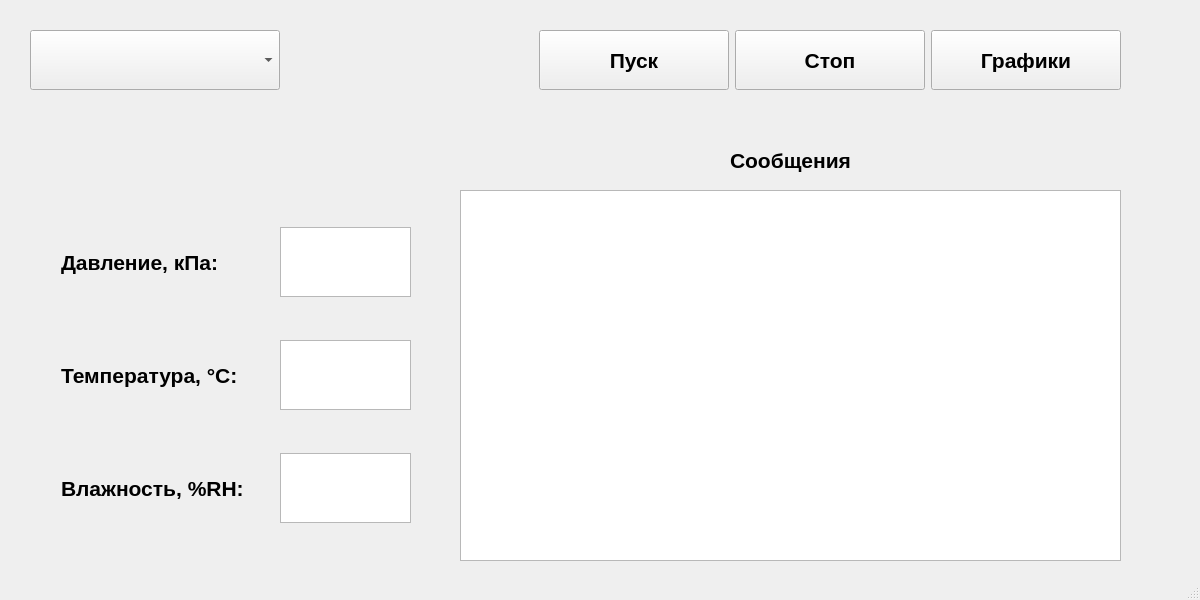
<?xml version="1.0" encoding="UTF-8"?>
<ui version="4.0">
 <class>MainWindow</class>
 <widget class="QMainWindow" name="MainWindow">
  <property name="geometry">
   <rect>
    <x>0</x>
    <y>0</y>
    <width>1200</width>
    <height>600</height>
   </rect>
  </property>
  <property name="minimumSize">
   <size>
    <width>190</width>
    <height>160</height>
   </size>
  </property>
  <property name="windowTitle">
   <string>Технологический контроль платы контроля</string>
  </property>
  <property name="iconSize">
   <size>
    <width>50</width>
    <height>50</height>
   </size>
  </property>
  <widget class="QWidget" name="centralwidget">
   <widget class="QTextEdit" name="textEdit_Messages">
    <property name="geometry">
     <rect>
      <x>460</x>
      <y>190</y>
      <width>661</width>
      <height>371</height>
     </rect>
    </property>
    <property name="font">
     <font>
      <pointsize>12</pointsize>
     </font>
    </property>
    <property name="readOnly">
     <bool>true</bool>
    </property>
    <property name="html">
     <string>&lt;!DOCTYPE HTML PUBLIC &quot;-//W3C//DTD HTML 4.0//EN&quot; &quot;http://www.w3.org/TR/REC-html40/strict.dtd&quot;&gt;
&lt;html&gt;&lt;head&gt;&lt;meta name=&quot;qrichtext&quot; content=&quot;1&quot; /&gt;&lt;style type=&quot;text/css&quot;&gt;
p, li { white-space: pre-wrap; }
&lt;/style&gt;&lt;/head&gt;&lt;body style=&quot; font-family:'MS Shell Dlg 2'; font-size:12pt; font-weight:400; font-style:normal;&quot;&gt;
&lt;p style=&quot;-qt-paragraph-type:empty; margin-top:0px; margin-bottom:0px; margin-left:0px; margin-right:0px; -qt-block-indent:0; text-indent:0px; font-size:24pt;&quot;&gt;&lt;br /&gt;&lt;/p&gt;&lt;/body&gt;&lt;/html&gt;</string>
    </property>
   </widget>
   <widget class="QLabel" name="label_4">
    <property name="geometry">
     <rect>
      <x>710</x>
      <y>130</y>
      <width>161</width>
      <height>61</height>
     </rect>
    </property>
    <property name="font">
     <font>
      <pointsize>16</pointsize>
      <weight>75</weight>
      <bold>true</bold>
     </font>
    </property>
    <property name="text">
     <string>Сообщения</string>
    </property>
    <property name="alignment">
     <set>Qt::AlignCenter</set>
    </property>
   </widget>
   <widget class="QWidget" name="horizontalLayoutWidget">
    <property name="geometry">
     <rect>
      <x>30</x>
      <y>190</y>
      <width>412</width>
      <height>371</height>
     </rect>
    </property>
    <layout class="QHBoxLayout" name="horizontalLayout_4">
     <item>
      <spacer name="horizontalSpacer_4">
       <property name="orientation">
        <enum>Qt::Horizontal</enum>
       </property>
       <property name="sizeHint" stdset="0">
        <size>
         <width>40</width>
         <height>20</height>
        </size>
       </property>
      </spacer>
     </item>
     <item>
      <layout class="QVBoxLayout" name="verticalLayout_3">
       <item>
        <widget class="QLabel" name="label_2">
         <property name="maximumSize">
          <size>
           <width>16777215</width>
           <height>70</height>
          </size>
         </property>
         <property name="font">
          <font>
           <pointsize>16</pointsize>
           <weight>75</weight>
           <bold>true</bold>
          </font>
         </property>
         <property name="text">
          <string>Давление, кПа:</string>
         </property>
         <property name="alignment">
          <set>Qt::AlignLeading|Qt::AlignLeft|Qt::AlignVCenter</set>
         </property>
        </widget>
       </item>
       <item>
        <widget class="QLabel" name="label_1">
         <property name="maximumSize">
          <size>
           <width>16777215</width>
           <height>70</height>
          </size>
         </property>
         <property name="font">
          <font>
           <pointsize>16</pointsize>
           <weight>75</weight>
           <bold>true</bold>
          </font>
         </property>
         <property name="text">
          <string>Температура, °С:</string>
         </property>
         <property name="alignment">
          <set>Qt::AlignLeading|Qt::AlignLeft|Qt::AlignVCenter</set>
         </property>
        </widget>
       </item>
       <item>
        <widget class="QLabel" name="label_3">
         <property name="maximumSize">
          <size>
           <width>16777215</width>
           <height>70</height>
          </size>
         </property>
         <property name="font">
          <font>
           <pointsize>16</pointsize>
           <weight>75</weight>
           <bold>true</bold>
          </font>
         </property>
         <property name="text">
          <string>Влажность, %RH:</string>
         </property>
         <property name="alignment">
          <set>Qt::AlignLeading|Qt::AlignLeft|Qt::AlignVCenter</set>
         </property>
        </widget>
       </item>
      </layout>
     </item>
     <item>
      <spacer name="horizontalSpacer_3">
       <property name="orientation">
        <enum>Qt::Horizontal</enum>
       </property>
       <property name="sizeHint" stdset="0">
        <size>
         <width>40</width>
         <height>20</height>
        </size>
       </property>
      </spacer>
     </item>
     <item>
      <layout class="QVBoxLayout" name="verticalLayout_7">
       <item>
        <widget class="QTextEdit" name="textEdit_Pressure">
         <property name="maximumSize">
          <size>
           <width>140</width>
           <height>70</height>
          </size>
         </property>
         <property name="font">
          <font>
           <pointsize>24</pointsize>
          </font>
         </property>
         <property name="readOnly">
          <bool>true</bool>
         </property>
        </widget>
       </item>
       <item>
        <widget class="QTextEdit" name="textEdit_Temperature">
         <property name="maximumSize">
          <size>
           <width>140</width>
           <height>70</height>
          </size>
         </property>
         <property name="font">
          <font>
           <pointsize>24</pointsize>
          </font>
         </property>
         <property name="readOnly">
          <bool>true</bool>
         </property>
        </widget>
       </item>
       <item>
        <widget class="QTextEdit" name="textEdit_Humidity">
         <property name="maximumSize">
          <size>
           <width>140</width>
           <height>70</height>
          </size>
         </property>
         <property name="font">
          <font>
           <pointsize>24</pointsize>
          </font>
         </property>
         <property name="readOnly">
          <bool>true</bool>
         </property>
        </widget>
       </item>
      </layout>
     </item>
     <item>
      <spacer name="horizontalSpacer_2">
       <property name="orientation">
        <enum>Qt::Horizontal</enum>
       </property>
       <property name="sizeHint" stdset="0">
        <size>
         <width>40</width>
         <height>20</height>
        </size>
       </property>
      </spacer>
     </item>
    </layout>
   </widget>
   <widget class="QWidget" name="horizontalLayoutWidget_4">
    <property name="geometry">
     <rect>
      <x>30</x>
      <y>0</y>
      <width>1091</width>
      <height>121</height>
     </rect>
    </property>
    <layout class="QHBoxLayout" name="horizontalLayout_9">
     <item>
      <layout class="QHBoxLayout" name="horizontalLayout_8">
       <item>
        <widget class="QComboBox" name="comboBox">
         <property name="minimumSize">
          <size>
           <width>250</width>
           <height>60</height>
          </size>
         </property>
         <property name="maximumSize">
          <size>
           <width>430</width>
           <height>60</height>
          </size>
         </property>
         <property name="font">
          <font>
           <pointsize>12</pointsize>
           <weight>50</weight>
           <bold>false</bold>
          </font>
         </property>
        </widget>
       </item>
       <item>
        <spacer name="horizontalSpacer">
         <property name="orientation">
          <enum>Qt::Horizontal</enum>
         </property>
         <property name="sizeHint" stdset="0">
          <size>
           <width>40</width>
           <height>20</height>
          </size>
         </property>
        </spacer>
       </item>
       <item>
        <layout class="QHBoxLayout" name="horizontalLayout_7">
         <item>
          <widget class="QPushButton" name="ButtonStart">
           <property name="minimumSize">
            <size>
             <width>190</width>
             <height>60</height>
            </size>
           </property>
           <property name="font">
            <font>
             <pointsize>16</pointsize>
             <weight>75</weight>
             <bold>true</bold>
            </font>
           </property>
           <property name="text">
            <string>Пуск</string>
           </property>
          </widget>
         </item>
         <item>
          <widget class="QPushButton" name="ButtonStop">
           <property name="minimumSize">
            <size>
             <width>190</width>
             <height>60</height>
            </size>
           </property>
           <property name="font">
            <font>
             <pointsize>16</pointsize>
             <weight>75</weight>
             <bold>true</bold>
            </font>
           </property>
           <property name="text">
            <string>Стоп</string>
           </property>
          </widget>
         </item>
         <item>
          <widget class="QPushButton" name="ButtonGraph">
           <property name="minimumSize">
            <size>
             <width>190</width>
             <height>60</height>
            </size>
           </property>
           <property name="font">
            <font>
             <pointsize>16</pointsize>
             <weight>75</weight>
             <bold>true</bold>
            </font>
           </property>
           <property name="text">
            <string>Графики</string>
           </property>
          </widget>
         </item>
        </layout>
       </item>
      </layout>
     </item>
    </layout>
   </widget>
  </widget>
  <widget class="QStatusBar" name="statusbar"/>
 </widget>
 <resources/>
 <connections/>
</ui>
